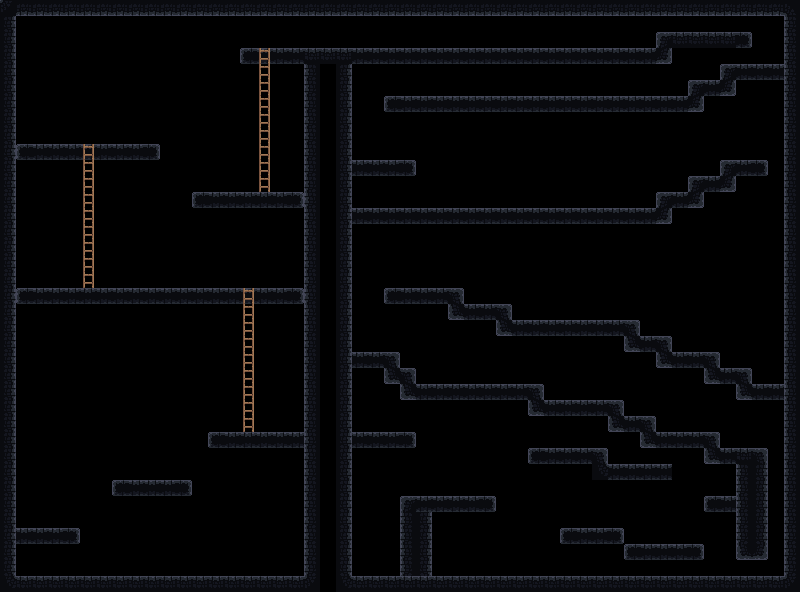

This game map was drawn from its Tiled (.tmx) file and the tilesets committed beside it. A one-line description and the full map source follow:
An orthogonal 50x37 tile map with 16x16 px tiles, 1 tile layer (Collision).

<map version="1.10" tiledversion="1.10.2" orientation="orthogonal" renderorder="right-down" width="50" height="37" tilewidth="16" tileheight="16" infinite="0" nextlayerid="3" nextobjectid="1">
 <editorsettings>
  <export target="../../levels/map-level-1.lua" format="lua" />
 </editorsettings>
 <tileset firstgid="1" name="tileset" tilewidth="16" tileheight="16" tilecount="20" columns="5">
  <image source="../tileset.png" width="80" height="64" />
 </tileset>
 <layer id="1" name="Collision" width="50" height="37">
  <data encoding="csv">
18,7,7,7,7,7,7,7,7,7,7,7,7,7,7,7,7,7,7,7,7,7,7,7,7,7,7,7,7,7,7,7,7,7,7,7,7,7,7,7,7,7,7,7,7,7,7,7,7,8,
11,0,0,0,0,0,0,0,0,0,0,0,0,0,0,0,0,0,0,0,0,0,0,0,0,0,0,0,0,0,0,0,0,0,0,0,0,0,0,0,0,0,0,0,0,0,0,0,0,13,
11,0,0,0,0,0,0,0,0,0,0,0,0,0,0,0,0,0,0,0,0,0,0,0,0,0,0,0,0,0,0,0,0,0,0,0,0,0,0,0,0,4,17,17,17,17,3,0,0,13,
11,0,0,0,0,0,0,0,0,0,0,0,0,0,0,1,14,2,2,17,17,17,2,2,2,2,2,2,2,2,2,2,2,2,2,2,2,2,2,2,2,10,0,0,0,0,0,0,0,13,
11,0,0,0,0,0,0,0,0,0,0,0,0,0,0,0,15,0,0,13,0,11,0,0,0,0,0,0,0,0,0,0,0,0,0,0,0,0,0,0,0,0,0,0,0,4,2,2,2,13,
11,0,0,0,0,0,0,0,0,0,0,0,0,0,0,0,15,0,0,13,0,11,0,0,0,0,0,0,0,0,0,0,0,0,0,0,0,0,0,0,0,0,0,4,2,10,0,0,0,13,
11,0,0,0,0,0,0,0,0,0,0,0,0,0,0,0,15,0,0,13,0,11,0,0,1,2,2,2,2,2,2,2,2,2,2,2,2,2,2,2,2,2,2,10,0,0,0,0,0,13,
11,0,0,0,0,0,0,0,0,0,0,0,0,0,0,0,15,0,0,13,0,11,0,0,0,0,0,0,0,0,0,0,0,0,0,0,0,0,0,0,0,0,0,0,0,0,0,0,0,13,
11,0,0,0,0,0,0,0,0,0,0,0,0,0,0,0,15,0,0,13,0,11,0,0,0,0,0,0,0,0,0,0,0,0,0,0,0,0,0,0,0,0,0,0,0,0,0,0,0,13,
11,1,2,2,2,14,2,2,2,3,0,0,0,0,0,0,15,0,0,13,0,11,0,0,0,0,0,0,0,0,0,0,0,0,0,0,0,0,0,0,0,0,0,0,0,0,0,0,0,13,
11,0,0,0,0,15,0,0,0,0,0,0,0,0,0,0,15,0,0,13,0,11,2,2,2,3,0,0,0,0,0,0,0,0,0,0,0,0,0,0,0,0,0,0,0,4,2,3,0,13,
11,0,0,0,0,15,0,0,0,0,0,0,0,0,0,0,15,0,0,13,0,11,0,0,0,0,0,0,0,0,0,0,0,0,0,0,0,0,0,0,0,0,0,4,2,10,0,0,0,13,
11,0,0,0,0,15,0,0,0,0,0,0,1,2,2,2,2,2,3,13,0,11,0,0,0,0,0,0,0,0,0,0,0,0,0,0,0,0,0,0,0,4,2,10,0,0,0,0,0,13,
11,0,0,0,0,15,0,0,0,0,0,0,0,0,0,0,0,0,0,13,0,11,2,2,2,2,2,2,2,2,2,2,2,2,2,2,2,2,2,2,2,10,0,0,0,0,0,0,0,13,
11,0,0,0,0,15,0,0,0,0,0,0,0,0,0,0,0,0,0,13,0,11,0,0,0,0,0,0,0,0,0,0,0,0,0,0,0,0,0,0,0,0,0,0,0,0,0,0,0,13,
11,0,0,0,0,15,0,0,0,0,0,0,0,0,0,0,0,0,0,13,0,11,0,0,0,0,0,0,0,0,0,0,0,0,0,0,0,0,0,0,0,0,0,0,0,0,0,0,0,13,
11,0,0,0,0,15,0,0,0,0,0,0,0,0,0,0,0,0,0,13,0,11,0,0,0,0,0,0,0,0,0,0,0,0,0,0,0,0,0,0,0,0,0,0,0,0,0,0,0,13,
11,0,0,0,0,15,0,0,0,0,0,0,0,0,0,0,0,0,0,13,0,11,0,0,0,0,0,0,0,0,0,0,0,0,0,0,0,0,0,0,0,0,0,0,0,0,0,0,0,13,
11,1,2,2,2,2,2,2,2,2,2,2,2,2,2,14,2,2,3,13,0,11,0,0,1,2,2,2,5,0,0,0,0,0,0,0,0,0,0,0,0,0,0,0,0,0,0,0,0,13,
11,0,0,0,0,0,0,0,0,0,0,0,0,0,0,15,0,0,0,13,0,11,0,0,0,0,0,0,9,2,2,5,0,0,0,0,0,0,0,0,0,0,0,0,0,0,0,0,0,13,
11,0,0,0,0,0,0,0,0,0,0,0,0,0,0,15,0,0,0,13,0,11,0,0,0,0,0,0,0,0,0,9,2,2,2,2,2,2,2,5,0,0,0,0,0,0,0,0,0,13,
11,0,0,0,0,0,0,0,0,0,0,0,0,0,0,15,0,0,0,13,0,11,0,0,0,0,0,0,0,0,0,0,0,0,0,0,0,0,0,9,2,5,0,0,0,0,0,0,0,13,
11,0,0,0,0,0,0,0,0,0,0,0,0,0,0,15,0,0,0,13,0,11,2,2,5,0,0,0,0,0,0,0,0,0,0,0,0,0,0,0,0,9,2,2,5,0,0,0,0,13,
11,0,0,0,0,0,0,0,0,0,0,0,0,0,0,15,0,0,0,13,0,11,0,0,9,5,0,0,0,0,0,0,0,0,0,0,0,0,0,0,0,0,0,0,9,2,5,0,0,13,
11,0,0,0,0,0,0,0,0,0,0,0,0,0,0,15,0,0,0,13,0,11,0,0,0,9,2,2,2,2,2,2,2,5,0,0,0,0,0,0,0,0,0,0,0,0,9,2,2,13,
11,0,0,0,0,0,0,0,0,0,0,0,0,0,0,15,0,0,0,13,0,11,0,0,0,0,0,0,0,0,0,0,0,9,2,2,2,2,5,0,0,0,0,0,0,0,0,0,0,13,
11,0,0,0,0,0,0,0,0,0,0,0,0,0,0,15,0,0,0,13,0,11,0,0,0,0,0,0,0,0,0,0,0,0,0,0,0,0,9,2,5,0,0,0,0,0,0,0,0,13,
11,0,0,0,0,0,0,0,0,0,0,0,0,1,2,2,2,2,2,13,0,11,2,2,2,3,0,0,0,0,0,0,0,0,0,0,0,0,0,0,9,2,2,2,5,0,0,0,0,13,
11,0,0,0,0,0,0,0,0,0,0,0,0,0,0,0,0,0,0,13,0,11,0,0,0,0,0,0,0,0,0,0,0,1,2,2,2,5,0,0,0,0,0,0,9,2,17,5,0,13,
11,0,0,0,0,0,0,0,0,0,0,0,0,0,0,0,0,0,0,13,0,11,0,0,0,0,0,0,0,0,0,0,0,0,0,0,0,16,2,2,2,2,0,0,0,0,13,11,0,13,
11,0,0,0,0,0,0,1,2,2,2,3,0,0,0,0,0,0,0,13,0,11,0,0,0,0,0,0,0,0,0,0,0,0,0,0,0,0,0,0,0,0,0,0,0,0,13,11,0,13,
11,0,0,0,0,0,0,0,0,0,0,0,0,0,0,0,0,0,0,13,0,11,0,0,0,4,2,2,2,2,3,0,0,0,0,0,0,0,0,0,0,0,0,0,1,2,13,11,0,13,
11,0,0,0,0,0,0,0,0,0,0,0,0,0,0,0,0,0,0,13,0,11,0,0,0,13,11,0,0,0,0,0,0,0,0,0,0,0,0,0,0,0,0,0,0,0,13,11,0,13,
11,2,2,2,3,0,0,0,0,0,0,0,0,0,0,0,0,0,0,13,0,11,0,0,0,13,11,0,0,0,0,0,0,0,0,1,2,2,3,0,0,0,0,0,0,0,13,11,0,13,
11,0,0,0,0,0,0,0,0,0,0,0,0,0,0,0,0,0,0,13,0,11,0,0,0,13,11,0,0,0,0,0,0,0,0,0,0,0,0,1,2,2,2,3,0,0,9,10,0,13,
11,0,0,0,0,0,0,0,0,0,0,0,0,0,0,0,0,0,0,13,0,11,0,0,0,13,11,0,0,0,0,0,0,0,0,0,0,0,0,0,0,0,0,0,0,0,0,0,0,13,
16,17,17,17,17,17,17,17,17,17,17,17,17,17,17,17,17,17,17,18,0,16,17,17,17,17,17,17,17,17,17,17,17,17,17,17,17,17,17,17,17,17,17,17,17,17,17,17,17,18
</data>
 </layer>
</map>